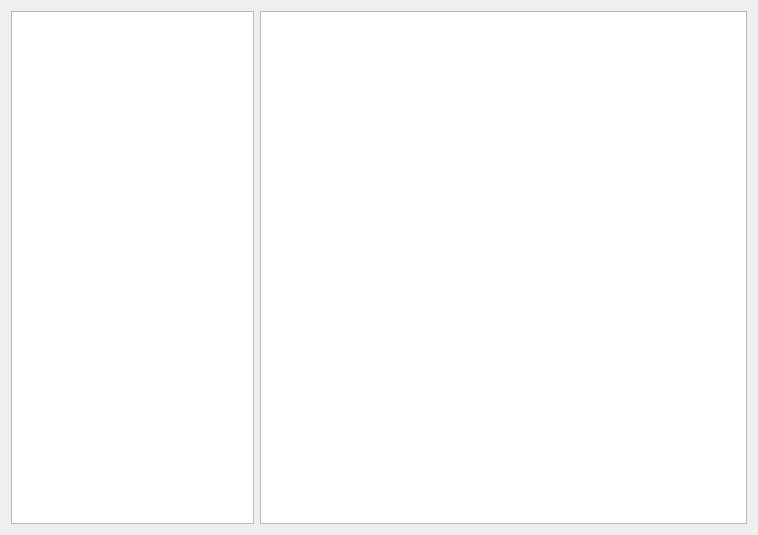
<?xml version="1.0" encoding="UTF-8"?>
<ui version="4.0">
 <class>kdroidview_base</class>
 <widget class="QWidget" name="kdroidview_base">
  <property name="geometry">
   <rect>
    <x>0</x>
    <y>0</y>
    <width>758</width>
    <height>535</height>
   </rect>
  </property>
  <property name="windowTitle">
   <string>kapp4_base</string>
  </property>
  <property name="autoFillBackground">
   <bool>true</bool>
  </property>
  <layout class="QHBoxLayout" name="horizontalLayout">
   <item>
    <widget class="QListView" name="ContactListView">
     <property name="sizePolicy">
      <sizepolicy hsizetype="Expanding" vsizetype="Expanding">
       <horstretch>5</horstretch>
       <verstretch>0</verstretch>
      </sizepolicy>
     </property>
    </widget>
   </item>
   <item>
    <widget class="QListView" name="SmsListView">
     <property name="sizePolicy">
      <sizepolicy hsizetype="Expanding" vsizetype="Expanding">
       <horstretch>10</horstretch>
       <verstretch>0</verstretch>
      </sizepolicy>
     </property>
    </widget>
   </item>
  </layout>
 </widget>
 <resources/>
 <connections/>
</ui>
